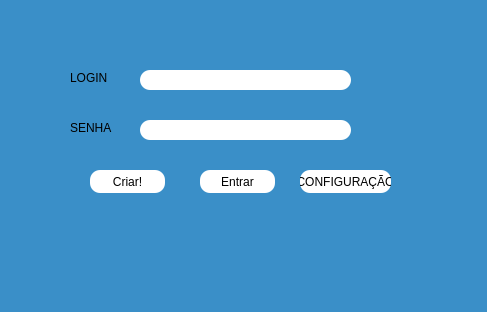
<?xml version="1.0" encoding="UTF-8"?>
<ui version="4.0">
 <class>MainWindow</class>
 <widget class="QMainWindow" name="MainWindow">
  <property name="geometry">
   <rect>
    <x>0</x>
    <y>0</y>
    <width>487</width>
    <height>312</height>
   </rect>
  </property>
  <property name="windowTitle">
   <string>MainWindow</string>
  </property>
  <property name="styleSheet">
   <string notr="true">background-color: rgb(58, 143, 200);
border-radius:10px;
color: rgb(0, 0, 0);</string>
  </property>
  <widget class="QWidget" name="centralwidget">
   <widget class="QLineEdit" name="input_usuario">
    <property name="geometry">
     <rect>
      <x>140</x>
      <y>70</y>
      <width>211</width>
      <height>20</height>
     </rect>
    </property>
    <property name="styleSheet">
     <string notr="true">background-color: rgb(255, 255, 255);</string>
    </property>
   </widget>
   <widget class="QLineEdit" name="input_passoword">
    <property name="geometry">
     <rect>
      <x>140</x>
      <y>120</y>
      <width>211</width>
      <height>20</height>
     </rect>
    </property>
    <property name="styleSheet">
     <string notr="true">background-color: rgb(255, 255, 255);</string>
    </property>
    <property name="inputMask">
     <string/>
    </property>
    <property name="text">
     <string/>
    </property>
    <property name="echoMode">
     <enum>QLineEdit::Password</enum>
    </property>
    <property name="clearButtonEnabled">
     <bool>false</bool>
    </property>
   </widget>
   <widget class="QLabel" name="situacao_entrada">
    <property name="geometry">
     <rect>
      <x>10</x>
      <y>230</y>
      <width>461</width>
      <height>20</height>
     </rect>
    </property>
    <property name="toolTip">
     <string>&lt;html&gt;&lt;head/&gt;&lt;body&gt;&lt;p align=&quot;center&quot;&gt;&lt;br/&gt;&lt;/p&gt;&lt;/body&gt;&lt;/html&gt;</string>
    </property>
    <property name="styleSheet">
     <string notr="true">
color: rgb(255, 255, 255);</string>
    </property>
    <property name="text">
     <string>&lt;html&gt;&lt;head/&gt;&lt;body&gt;&lt;p align=&quot;center&quot;&gt;&lt;br/&gt;&lt;/p&gt;&lt;/body&gt;&lt;/html&gt;</string>
    </property>
   </widget>
   <widget class="QPushButton" name="entrar_login">
    <property name="geometry">
     <rect>
      <x>200</x>
      <y>170</y>
      <width>75</width>
      <height>23</height>
     </rect>
    </property>
    <property name="styleSheet">
     <string notr="true">background-color: rgb(255, 255, 255);</string>
    </property>
    <property name="text">
     <string>Entrar</string>
    </property>
   </widget>
   <widget class="QPushButton" name="criador">
    <property name="geometry">
     <rect>
      <x>90</x>
      <y>170</y>
      <width>75</width>
      <height>23</height>
     </rect>
    </property>
    <property name="styleSheet">
     <string notr="true">background-color: rgb(255, 255, 255);</string>
    </property>
    <property name="text">
     <string>Criar!</string>
    </property>
   </widget>
   <widget class="QLabel" name="label">
    <property name="geometry">
     <rect>
      <x>70</x>
      <y>70</y>
      <width>51</width>
      <height>16</height>
     </rect>
    </property>
    <property name="styleSheet">
     <string notr="true">font: 63 11pt &quot;Segoe UI Semibold&quot;;</string>
    </property>
    <property name="text">
     <string>LOGIN</string>
    </property>
   </widget>
   <widget class="QLabel" name="label_2">
    <property name="geometry">
     <rect>
      <x>70</x>
      <y>120</y>
      <width>51</width>
      <height>16</height>
     </rect>
    </property>
    <property name="styleSheet">
     <string notr="true">font: 63 11pt &quot;Segoe UI Semibold&quot;;</string>
    </property>
    <property name="text">
     <string>SENHA</string>
    </property>
   </widget>
   <widget class="QPushButton" name="adm">
    <property name="geometry">
     <rect>
      <x>300</x>
      <y>170</y>
      <width>91</width>
      <height>23</height>
     </rect>
    </property>
    <property name="styleSheet">
     <string notr="true">background-color: rgb(255, 255, 255);</string>
    </property>
    <property name="text">
     <string>CONFIGURAÇÃO</string>
    </property>
   </widget>
  </widget>
 </widget>
 <resources/>
 <connections/>
</ui>
